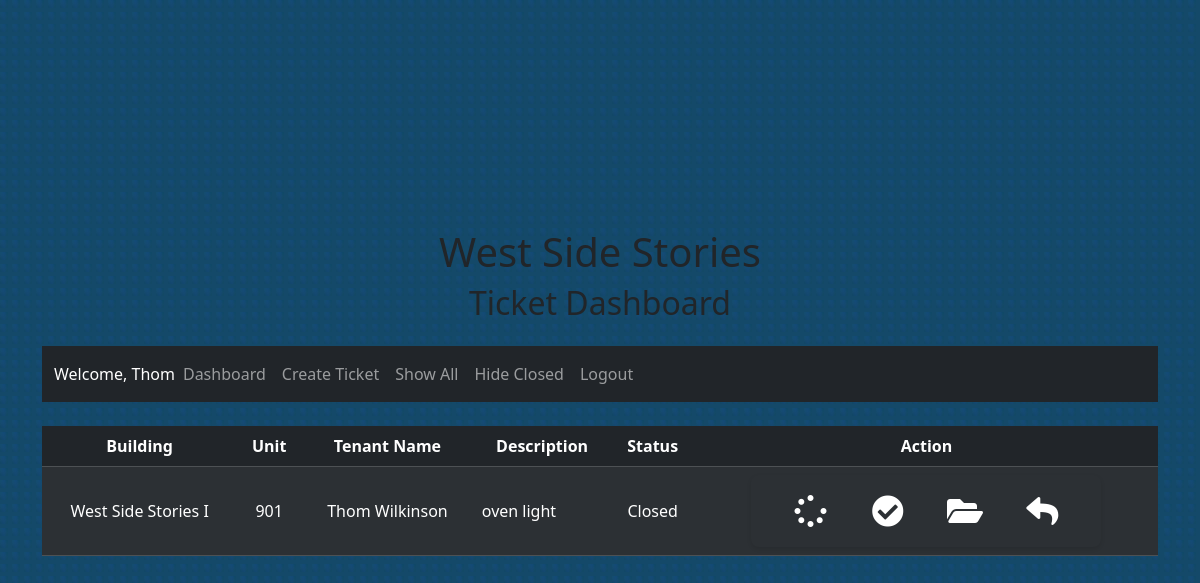
/all/ (signed in), run on the app's committed database.
### ticketing/models.py (models this page shows, shortened)
class Ticket(models.Model):
    STATUS_CHOICES = [
        ('Open', 'Open'),
        ('In Progress', 'In Progress'),
        ('Closed', 'Closed'),
    ]
    building = models.ForeignKey(Building, on_delete=models.CASCADE)
    unit = models.CharField(max_length=10)
    description = models.TextField()
    status = models.CharField(max_length=12, choices=STATUS_CHOICES, default='open')
    created_at = models.DateTimeField(auto_now_add=True)
    updated_at = models.DateTimeField(auto_now=True)
    phone_number = models.CharField(max_length=15, blank=True, null=True)
    email = models.EmailField(blank=True, null=True)
    tenant_name = models.CharField(max_length=100, blank=True, null=True)
    entry_permission = models.BooleanField(default=True,)

class Building(models.Model):
    name = models.CharField(max_length=100)
    address = models.TextField()
    def __str__(self):
        return self.name

### ticketing/views.py (the view)
# urls.py: path('all/', views.all_tickets, name='all_tickets'),
def all_tickets(request):
    tickets = Ticket.objects.all()
    context = {'tickets': tickets}
    return render(request, 'ticketing/dashboard.html', context)

### ticketing/templates/ticketing/dashboard.html (shortened to what this page needs)
{% include 'ticketing/nav.html' %}
    <table class="table table-dark table-striped">
        <thead>
            <tr>
                <th class="text-center">Building</th>
                <th class="text-center">Unit</th>
                <th class="text-center">Tenant Name</th>
                <th class="text-center">Description</th>
                <th class="text-center">Status</th>
                <th class="text-center">Action</th>
            </tr>
        </thead>
        <tbody>
            {% for ticket in tickets %}
            <tr>
                <td class="text-center align-middle">{{ ticket.building }}</td>
                <td class="text-center align-middle">{{ ticket.unit }}</td>
                <td class="text-center align-middle">{{ ticket.tenant_name }}</td>
                <td class="align-middle">{{ ticket.description }}</td>
                <td class="text-center align-middle">{{ ticket.status }}</td>
                <td class="text-center">
                    <form style="background-color:transparent; margin:0 auto;" id="status-form" method="POST" action="/modify/{{ ticket.id }}/{{ selectedOption }}">
                        <div class="input-group d-flex justify-content-center">
                            <div class="icon-container">
                                <i class="fas fa-2x fa-spinner" onclick="updateStatus({{ ticket.id }}, 'In Progress')"></i>
                            </div>
                            <div class="icon-container">
                                <i class="fas fa-2x fa-check-circle" onclick="updateStatus({{ ticket.id }}, 'Closed')"></i>
                            </div>
                            <div class="icon-container">
                                <i class="fas fa-2x fa-folder-open openBtn" onclick="updateStatus({{ ticket.id }}, 'Open')"></i>
                            </div>
                            <div class="icon-container">
                                <i data-email="{{ ticket.email }}" data-status="{{ ticket.status }}" data-building="{{ ticket.building }}" data-unit="{{ ticket.unit }}" class="fas fa-2x fa-reply openBtn"></i>
                            </div>
                        </div>
                    </form>
                </td>
            </tr>
            {% endfor %}
        </tbody>
    </table>
</div>
</body>
</html>

### ticketing/templates/ticketing/nav.html (shortened to what this page needs)
{% load static %}
<!DOCTYPE html>
<html>
<head>
    <link rel="stylesheet" href="https://cdnjs.cloudflare.com/ajax/libs/font-awesome/5.15.1/css/all.min.css">
    <link rel="stylesheet" type="text/css" href="{% static 'ticketing/style.css' %}">
    {% load bootstrap5 %}
    {% bootstrap_css %}
</head>
<body>
    <div class="container">
        <h1 class="text-center">West Side Stories</h1>
        <h2 class="text-center mb-4">Ticket Dashboard</h2>
        <nav class="navbar navbar-expand-lg navbar-dark bg-dark mb-4">
            <div class="container-fluid">
                <h6 style="color:#FFF; padding-top:9px;">Welcome, {{ user.username|capfirst }}</h6>
                <div class="collapse navbar-collapse" id="navbarNavAltMarkup">
                    <div class="navbar-nav">
                        <a class="nav-link" href="/view/">Dashboard</a>
                        <a class="nav-link" href="/">Create Ticket</a>
                        <a class="nav-link" href="/all/">Show All</a>
                        <a class="nav-link" href="/view/">Hide Closed</a>
                        <a class="nav-link" href="/logout/">Logout</a>
                    </div>
                </div>
            </div>
        </nav>

### static/ticketing/style.css (style rules this page uses)
* { margin: 0; padding: 0; }
body { display: flex; height: 100vh; font-family: 'Oswald', Arial Narrow, Arial, Sans-Serif; background-color: #fff; color: #fff; font-size: 14px; line-height: 1.6em; background-image: url(main-content-bg.jpg); background-position: left top; background-repeat: repeat; display: flex; justify-content: center; align-items: center; height: 100vh; }
a { color: #e96f35; text-decoration: none; }
h1, h2, strong, b { color: #f9b15c; }
h1 { margin-bottom: 20px; }
form { background: white; padding: 20px; border-radius: 8px; box-shadow: 0 2px 4px rgba(0, 0, 0, 0.1); width: 350px; margin: 0; }
.input-group { display: flex; justify-content: center; }
.icon-container { flex: 1; display: flex; justify-content: center; }
.fas { cursor:pointer !important; }
::placeholder { color: #aaa; opacity: 1; }

### data on the page
Ticket: building "West Side Stories I", unit "901", tenant_name "Thom Wilkinson", description "oven light", status "Closed"

### other printed values
{{ user.username|capfirst }} "Thom"
